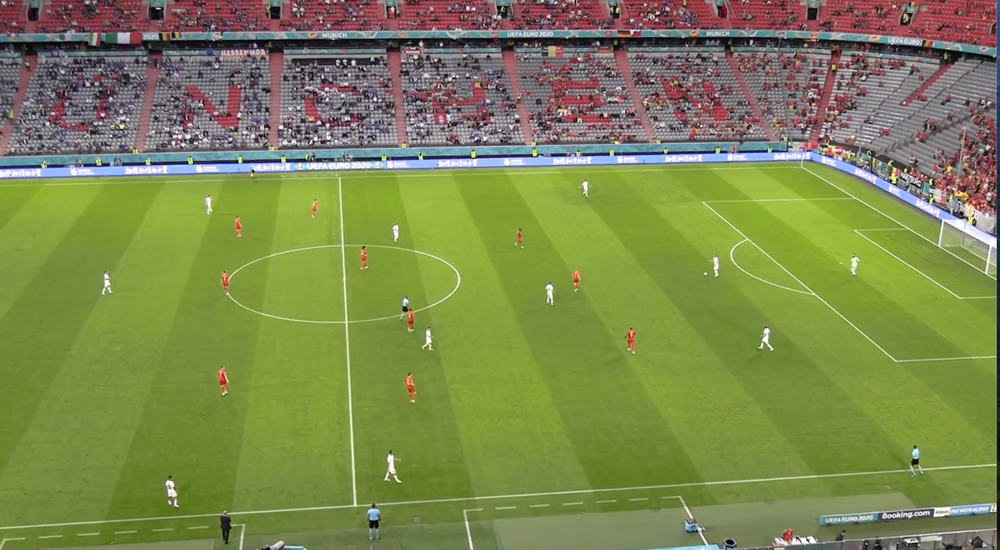
#> input picture IMAGEN PARA ANALISIS PRO.png, 1000 x 550 px, shrunk from 2048 x 1127 before the run
$ python validar_homografia.py
#> lines starting #> are read from the running program, lines starting #| are printed output that depends on the picture; after the words box and inside, x2 and y2 are one past the last pixel; in counts of white or black regions, pixels touching at a corner belong together
#> in main, img is the input picture: shape (550, 1000, 3); mean B, G, R 78.8, 134.8, 124.5
import json
import numpy as np
import pandas as pd
import cv2

IMG_PATH = "IMAGEN PARA ANALISIS PRO.png"
CSV_PATH = "puntos_homografia.csv"

# Tamaño del campo en metros
FIELD_L = 105.0
FIELD_W = 68.0

# Escala para el "top-down" (px por metro)
SCALE = 10  # 10px/m → salida 1050x680

OUT_H_JSON = "homografia_H.json"
OUT_OVERLAY = "validacion_overlay_en_frame.png"
OUT_TOPDOWN = "validacion_topdown.png"

def read_points(csv_path: str):
#> called with csv_path = 'puntos_homografia.csv'
    df = pd.read_csv(csv_path)
#> (reads puntos_homografia.csv from the repository)
    # Admite csv con o sin columna "name"
    cols = df.columns.str.lower().tolist()
    # Normalizar nombres
    def pick(*names):
        for n in names:
            if n in df.columns:
                return n
            if n.lower() in cols:
                return df.columns[cols.index(n.lower())]
        return None

    x_img = pick("x_img")
    y_img = pick("y_img")
    x_field = pick("x_field")
    y_field = pick("y_field")

    if not all([x_img, y_img, x_field, y_field]):
        raise ValueError(f"CSV debe contener columnas: x_img,y_img,x_field,y_field. Tiene: {df.columns.tolist()}")

    pts_img = df[[x_img, y_img]].astype(np.float32).values
    pts_field = df[[x_field, y_field]].astype(np.float32).values
    names = df["name"].values if "name" in df.columns else np.array([f"P{i+1}" for i in range(len(df))])
    return pts_img, pts_field, names

def reprojection_error(H, pts_img, pts_field):
    # proyectar pts_img -> field
    pts_h = cv2.perspectiveTransform(pts_img.reshape(-1, 1, 2), H).reshape(-1, 2)
    dif = pts_h - pts_field
    err = np.sqrt((dif**2).sum(axis=1))
    return err, pts_h

def draw_field_lines_overlay(img, Hinv):
    """Dibuja líneas del campo (en metros) proyectadas sobre la imagen usando Hinv."""
    overlay = img.copy()

    def proj(poly):
        poly = np.array(poly, dtype=np.float32).reshape(-1, 1, 2)
        pts = cv2.perspectiveTransform(poly, Hinv).reshape(-1, 2)
        return pts.astype(int)

    # Líneas básicas: contorno, medio campo, círculo central, área derecha grande/pequeña
    # Contorno del campo
    field_outline = [(0,0),(FIELD_L,0),(FIELD_L,FIELD_W),(0,FIELD_W),(0,0)]
    pts = proj(field_outline)
    cv2.polylines(overlay, [pts], False, (0,255,255), 2)

    # Línea de medio campo x=52.5
    midline = [(FIELD_L/2, 0), (FIELD_L/2, FIELD_W)]
    pts = proj(midline)
    cv2.polylines(overlay, [pts], False, (0,255,255), 2)

    # Círculo central (aprox con 72 puntos)
    cx, cy, r = FIELD_L/2, FIELD_W/2, 9.15
    circle = [(cx + r*np.cos(t), cy + r*np.sin(t)) for t in np.linspace(0, 2*np.pi, 73)]
    pts = proj(circle)
    cv2.polylines(overlay, [pts], False, (0,255,255), 2)
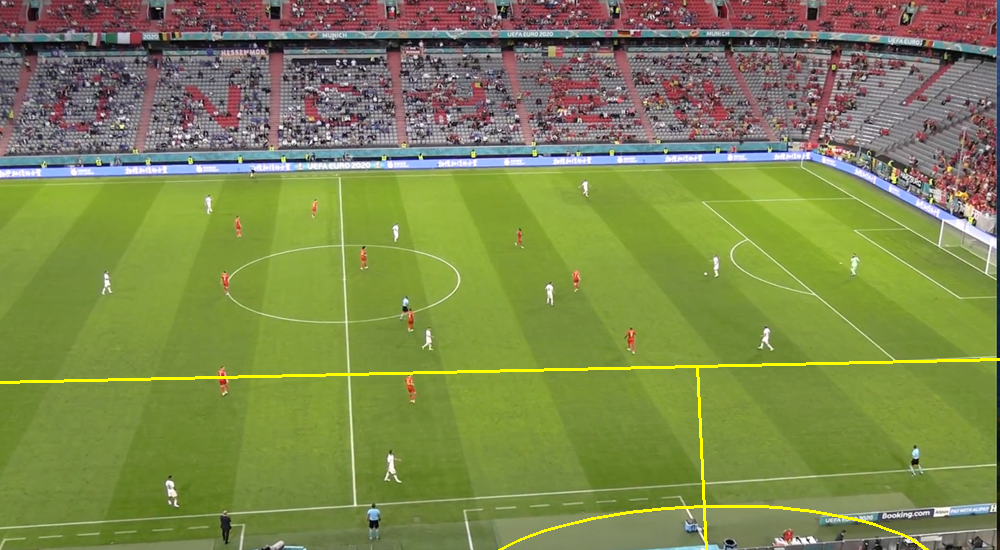
#> overlay: shape (550, 1000, 3); mean B, G, R 78.1, 135.8, 125.6

    # Área grande derecha
    xA = FIELD_L - 16.5
    y1 = (FIELD_W/2) - 20.15
    y2 = (FIELD_W/2) + 20.15
    area_big = [(FIELD_L,y1),(xA,y1),(xA,y2),(FIELD_L,y2)]
    pts = proj(area_big)
    cv2.polylines(overlay, [pts], False, (0,255,255), 2)

    # Área pequeña derecha
    xS = FIELD_L - 5.5
    y1s = (FIELD_W/2) - 9.16
    y2s = (FIELD_W/2) + 9.16
    area_small = [(FIELD_L,y1s),(xS,y1s),(xS,y2s),(FIELD_L,y2s)]
    pts = proj(area_small)
    cv2.polylines(overlay, [pts], False, (0,255,255), 2)

    # Punto de penalti derecha
    pen = [(FIELD_L-11, FIELD_W/2)]
    pt = proj(pen)[0]
    cv2.circle(overlay, tuple(pt), 6, (0,255,255), -1)

    return overlay

def make_topdown(img, H):
    """Warp a vista cenital en un lienzo 105x68m escalado a píxeles."""
    # Matriz de escala para pasar metros->pixels
    S = np.array([[SCALE, 0, 0],
                  [0, SCALE, 0],
                  [0, 0, 1]], dtype=np.float64)
    Hpx = S @ H  # imagen -> (metros) -> (pixels)
    W = int(FIELD_L * SCALE)
    Hh = int(FIELD_W * SCALE)
    top = cv2.warpPerspective(img, Hpx, (W, Hh))
    return top

def main():
    img = cv2.imread(IMG_PATH)
    if img is None:
        raise FileNotFoundError(f"No se pudo abrir {IMG_PATH}")

    pts_img, pts_field, names = read_points(CSV_PATH)

    # Calcular homografía con RANSAC (robusta)
    H, mask = cv2.findHomography(pts_img, pts_field, method=cv2.RANSAC, ransacReprojThreshold=2.5)
    if H is None:
        raise RuntimeError("No se pudo calcular la homografía. Revisa los puntos.")

    # Guardar H
    with open(OUT_H_JSON, "w") as f:
        json.dump({"H": H.tolist()}, f, indent=2)

    # Error reproyección (metros)
    err, pts_proj = reprojection_error(H, pts_img, pts_field)

    inliers = mask.ravel().astype(bool) if mask is not None else np.ones(len(err), dtype=bool)
    err_in = err[inliers] if inliers.any() else err

    print("\n=== Validación numérica (error en metros) ===")
    print(f"Puntos: {len(err)} | Inliers: {inliers.sum()}/{len(err)}")
    print(f"Error medio (inliers):  {err_in.mean():.3f} m")
    print(f"Error mediano (inliers): {np.median(err_in):.3f} m")
    print(f"Error máx (inliers):    {err_in.max():.3f} m\n")

    # Overlay de líneas del campo sobre el frame
    Hinv = np.linalg.inv(H)
    overlay = draw_field_lines_overlay(img, Hinv)

    # Dibujar también los puntos clicados y su proyección en campo (solo para debug)
    for i, (p, name) in enumerate(zip(pts_img.astype(int), names)):
        x, y = int(p[0]), int(p[1])
        color = (0, 255, 0) if inliers[i] else (0, 0, 255)
        cv2.circle(overlay, (x, y), 6, color, -1)
        cv2.putText(overlay, str(i+1), (x+8, y-8), cv2.FONT_HERSHEY_SIMPLEX, 0.7, color, 2)
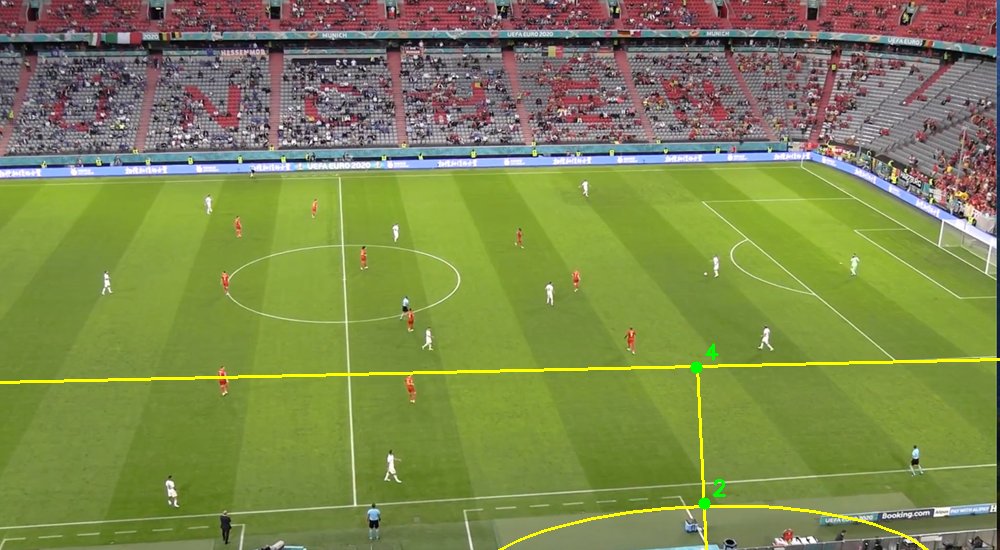
#> overlay: shape (550, 1000, 3); 0.08% of pixels changed, all inside (x1, y1, x2, y2) = (690, 343, 726, 510)

    cv2.imwrite(OUT_OVERLAY, overlay)

    # Vista cenital (top-down)
    topdown = make_topdown(img, H)
#> in make_topdown, `top = cv2.warpPerspective(img, Hpx, (W, Hh))`:
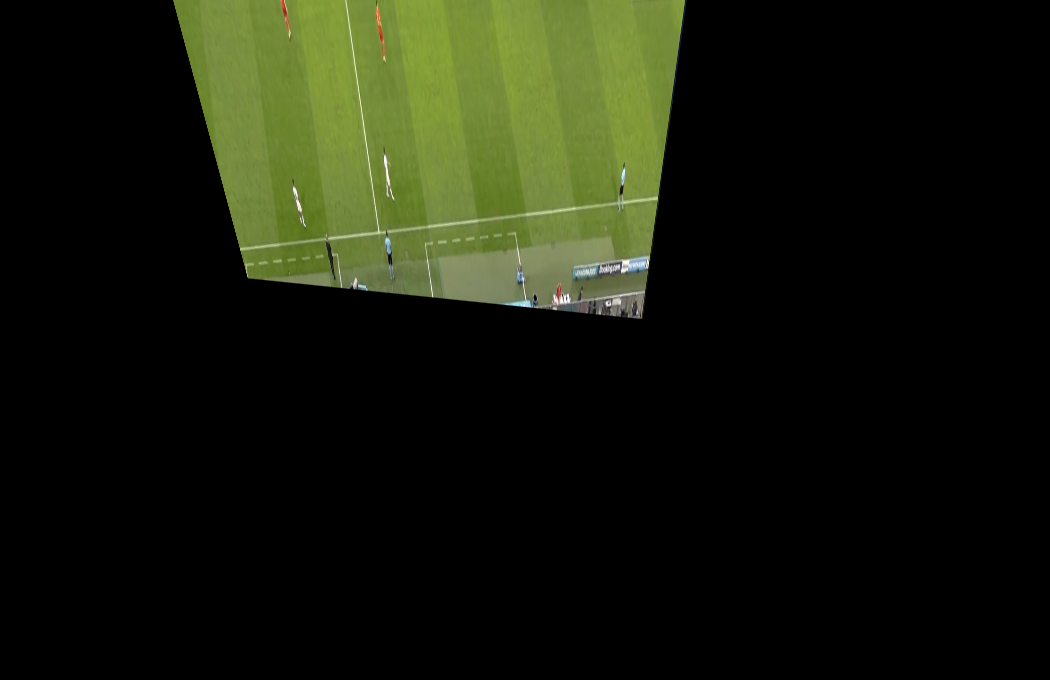
#> top: shape (680, 1050, 3); mean B, G, R 11.9, 26.6, 22.5
    cv2.imwrite(OUT_TOPDOWN, topdown)

    print(f"✅ Guardado: {OUT_H_JSON}")
    print(f"✅ Guardado: {OUT_OVERLAY}")
    print(f"✅ Guardado: {OUT_TOPDOWN}")

if __name__ == "__main__":
    main()
